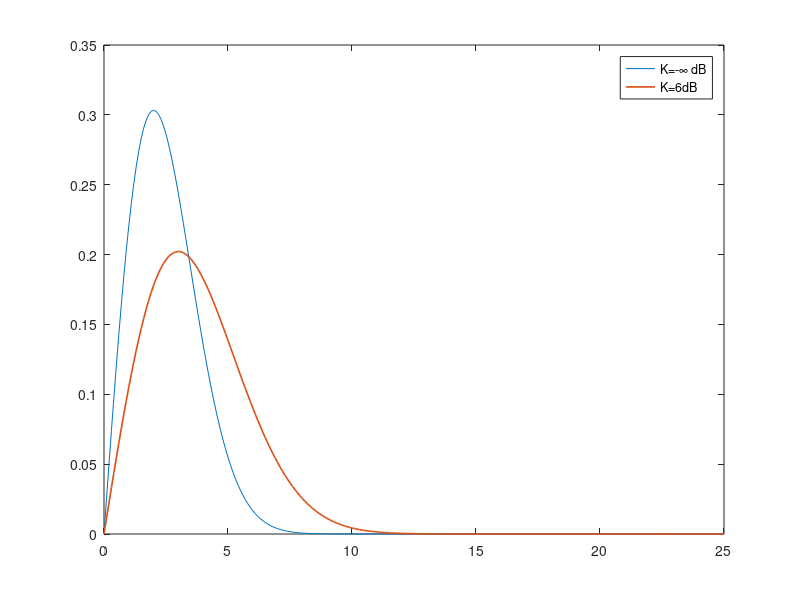

Write the MATLAB code that produced this figure.
pd = makedist('Rician','s',0,'sigma',2)
pd1 = makedist('Rician','s',0,'sigma',3)
x = 0:.1:25;
plot(x,pdf(pd,x),x,pdf(pd1,x),'LineWidth',1.2);
legend('K=-\infty dB','K=6dB','Location','northeast')